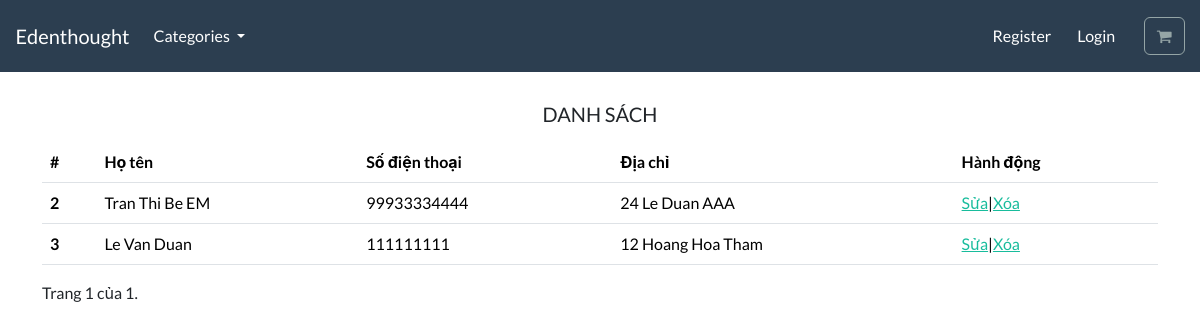
/customer/list/, run on an earlier commit of the app's database.
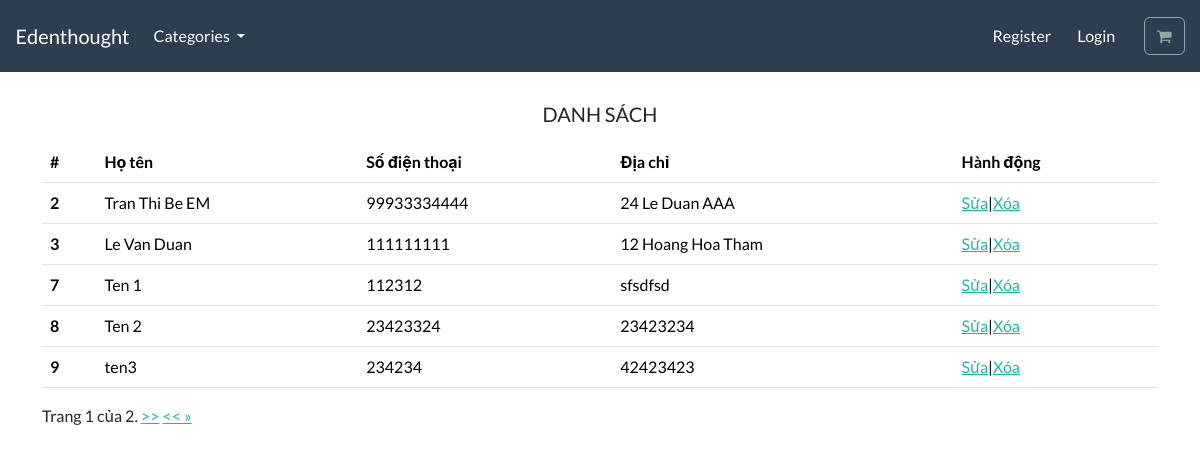
And on a later commit of the database.
### customer/models.py (models this page shows)
class Customer(models.Model):
    id = models.AutoField(primary_key=True)
    name = models.CharField(max_length=250, db_index=True)
    phone = models.CharField(max_length=250, unique=True)
    address = models.CharField(max_length=250)

### customer/views.py (the view)
# urls.py: path('list/', views.list_customer, name='list_customer'),
def list_customer(request):
    list_customer = Customer.objects.all()
    paginator = Paginator(list_customer,5)  # Show 25 contacts per page.
    page_number = request.GET.get("page")
    page_obj = paginator.get_page(page_number)
    return render(request,"customer/list-customer.html",{"page_obj": page_obj})

### templates/customer/list-customer.html (shortened to what this page needs)
{% extends "base.html" %} {% load static %} {% block content %}
<div class="container">
  <div
    class="mb-3"
    style="
      font-size: 15px;
      text-align: center;
      margin-top: 30px;
    "
  >
    <h1 style="font-size: 20px">DANH SÁCH</h1>
  </div>
  <table class="table table-hover">
    <thead>
      <tr>
        <th scope="col">#</th>
        <th scope="col">Họ tên</th>
        <th scope="col">Số điện thoại</th>
        <th scope="col">Địa chỉ</th>
        <th scope="col">Hành động</th>
      </tr>
    </thead>
    <tbody>
      {% for customer in page_obj%}
      <tr>
        <th scope="row">{{customer.id}}</th>
        <td>{{customer.name}}</td>
        <td>{{customer.phone}}</td>
        <td>{{customer.address}}</td>
        <td>
          <a href="{%url 'update_customer' customer.id %}">Sửa</a>|<a
            onclick="del_customer('{{customer.id}}')"
            href="#"
            >Xóa</a
          >
        </td>
      </tr>
      {% endfor %}
    </div>
  <div class="pagination">
    <span class="step-links">
        <span class="current">
            Trang {{ page_obj.number }} của {{ page_obj.paginator.num_pages }}.
        </span>
        {% if page_obj.has_next %}
            <a href="?page={{ page_obj.next_page_number }}">>></a>
            <a href="?page={{ page_obj.paginator.num_pages }}"> << &raquo;</a>
        {% endif %}
    </span>
</div>
{% endblock %}

### templates/base.html (shortened to what this page needs)
{% load static %}
<!DOCTYPE html>
<html>
  <head>
    <link
      rel="stylesheet"
      href="https://bootswatch.com/5/flatly/bootstrap.min.css"
    />
    <link
      rel="stylesheet"
      href="https://cdnjs.cloudflare.com/ajax/libs/font-awesome/4.7.0/css/font-awesome.min.css"
    />
    <link rel="stylesheet" href="{%static 'css/style_login.css'%}" />
  </head>
  <nav class="navbar navbar-expand-lg bg-primary justify-content-center">
    <a class="navbar-brand main-heading text-white" href="{% url 'store' %}">
      &nbsp; &nbsp; Edenthought
    </a>
    <div class="collapse navbar-collapse" id="navbarCollapse">
      <ul class="navbar-nav me-auto mb-2 mb-md-0">
        <li class="nav-item dropdown">
          <a
            class="nav-link dropdown-toggle text-white"
            href="#"
            id="navbarDropdown"
            role="button"
            data-bs-toggle="dropdown"
            aria-expanded="false"
          >
            Categories
          </a>
        </li>
      </ul>
    </div>
    <div class="collapse navbar-collapse text-center" id="navbarNavDropdown">
      <ul class="navbar-nav ms-auto">
        <li class="nav-item">
          <a class="btn btn-alert navbar-btn text-white" type="button" href="/">
            Register
          </a>
        </li>
        <li class="nav-item">
          <a class="btn btn-alert navbar-btn text-white" type="button" href="/">
            Login
          </a>
        </li>
        <li class="nav-item">
          <a
            type="button"
            role="button"
            href="/"
            class="btn btn-outline-secondary"
          >
            <i class="fa fa-shopping-cart" aria-hidden="true"> </i>
          </a>
        </li>
      </ul>
    </div>
  </nav>
  <body>
    {% block content %} {% endblock %}
  </body>
</html>

### static/css/style_login.css (style rules this page uses)
td { text-align: left; }

What changed in the data, as far as the page shows it:
added Customer: id "7", name "Ten 1", phone "112312", address "sfsdfsd"
added Customer: id "8", name "Ten 2", phone "23423324", address "23423234"
added Customer: id "9", name "ten3", phone "234234", address "42423423"
Also different on the page:
{{ page_obj.paginator.num_pages }}: "1" → "2"
